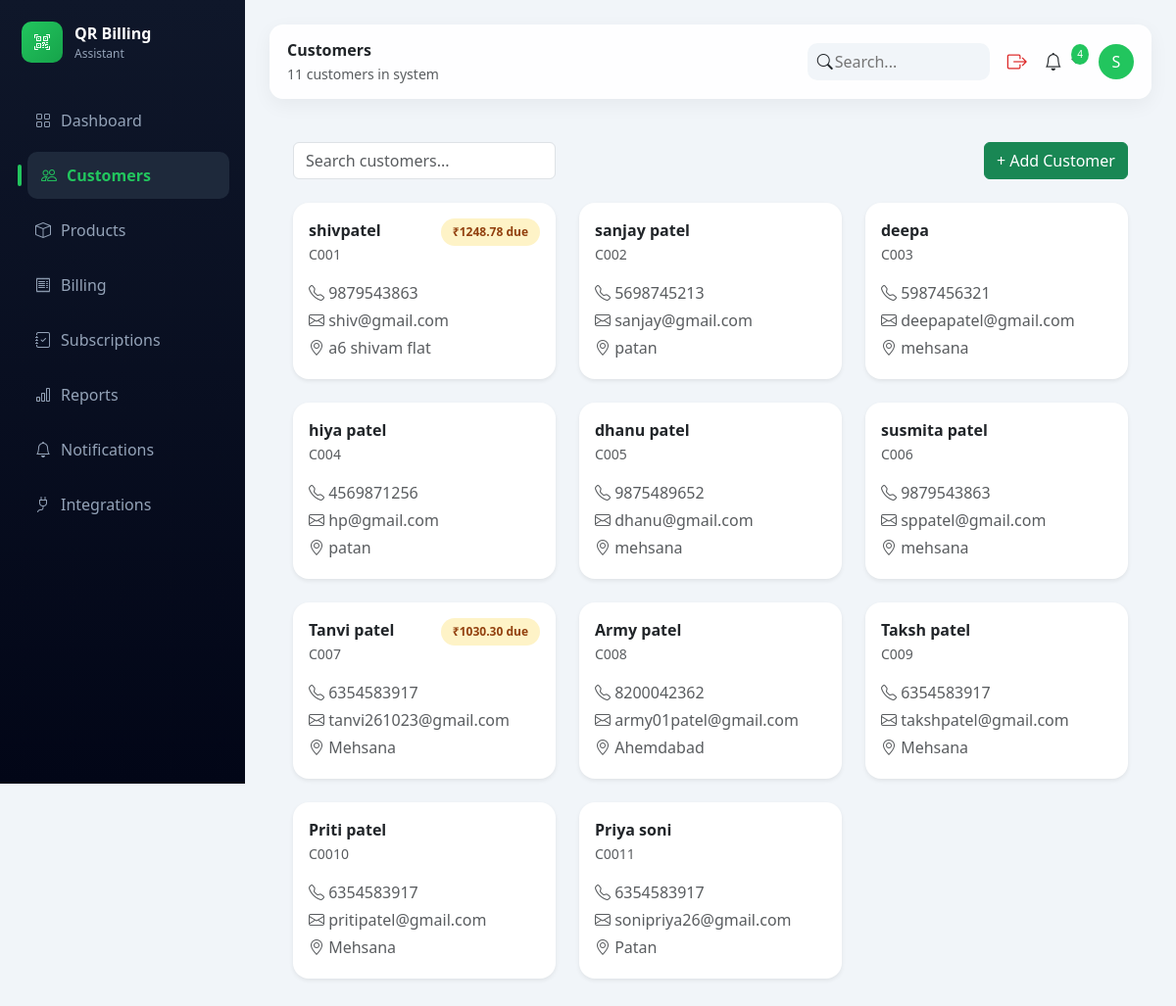
The app's page /billing/customers/ (signed in) with its own data.
### accounts/models.py (models this page shows, shortened)
class User(AbstractUser):
    USER_TYPE = (
        ('admin', 'Admin'),
        ('customer', 'Customer'),
    )
    user_type = models.CharField(max_length=20, choices=USER_TYPE)
    phone = models.CharField(max_length=15, blank=True, null=True)
    profile_image = models.ImageField(
        upload_to='profile_images/',
        blank=True,
        null=True
    )

### billing/models.py (models this page shows, shortened)
class Customer(models.Model):
    user = models.OneToOneField(
        settings.AUTH_USER_MODEL,
        on_delete=models.CASCADE,
        related_name="customer_profile"
    )
    full_name = models.CharField(max_length=100)
    phone = models.CharField(max_length=15)
    address = models.TextField()

### billing/views.py (the view)
# urls.py: path('customers/', admin_customers, name='admin_customers'),
@login_required
def admin_customers(request):
    search_query = request.GET.get("search")
    customers = Customer.objects.select_related("user")
    if search_query:
        customers = customers.filter(
            full_name__icontains=search_query
        )
    customer_data = []
    for customer in customers:
        due_amount = Invoice.objects.filter(
            customer=customer.user
        ).exclude(
            payment_status="PAID"
        ).aggregate(
            total=Sum("total_amount")
        )["total"] or 0
        customer_data.append({
            "customer": customer,
            "due": due_amount
        })
    return render(request, 'dashboard/admin_customers.html', {
        'customers': customer_data,
        'page_title': 'Customers',
        'page_subtitle': f'{len(customer_data)} customers in system',
    })

### notifications/context_processors.py (called while the page is built)
def notification_data(request):
    if request.user.is_authenticated:
        latest_notifications = Notification.objects.filter(
            user=request.user
        ).order_by('-created_at')[:5]
        unread_notifications = Notification.objects.filter(
            user=request.user,
            is_read=False
        ).count()
    else:
        latest_notifications = []
        unread_notifications = 0
    return {
        'latest_notifications': latest_notifications,
        'unread_notifications': unread_notifications
    }

### billing/templates/dashboard/admin_customers.html (shortened to what this page needs)
{% extends "dashboard/base.html" %}
{% block content %}
<link href="https://cdn.jsdelivr.net/npm/bootstrap-icons@1.11.3/font/bootstrap-icons.css" rel="stylesheet">
<div class="dashboard-card p-4">
<div class="row mb-4 align-items-center">
<div class="col-md-4">
<form method="GET">
<input type="text"
name="search"
value="{{ request.GET.search }}"
class="form-control"
placeholder="Search customers...">
</form>
</div>
<div class="col-md-8 text-end">
<button class="btn btn-success"
data-bs-toggle="modal"
data-bs-target="#addCustomerModal">
+ Add Customer
</button>
</div>
</div>
<div class="row g-4">
{% for item in customers %}
<div class="col-md-4">
<div class="card shadow-sm border-0 rounded-4 p-3 customer-card">
<div class="d-flex justify-content-between align-items-start">
<div>
<strong>{{ item.customer.full_name }}</strong><br>
<small class="text-muted">
C00{{ forloop.counter }}
</small>
</div>
{% if item.due > 0 %}
<span class="due-badge">
₹{{ item.due|floatformat:2 }}  due
</span>
{% endif %}
</div>
<p class="mt-3 mb-1 text-muted">
<i class="bi bi-telephone"></i>
{{ item.customer.phone }}
</p>
<p class="mb-1 text-muted">
<i class="bi bi-envelope"></i>
{{ item.customer.user.email }}
</p>
<p class="mb-1 text-muted">
<i class="bi bi-geo-alt"></i>
{{ item.customer.address }}
</p>
</div>
</div>
{% empty %}
<div class="col-12 text-center">
<p class="text-muted">No Customers Found</p>
</div>
{% endfor %}
</div>
</div>
{% endblock %}

### billing/templates/dashboard/base.html (shortened to what this page needs)
{% load static %}
<!DOCTYPE html>
<html>
<head>
<link href="https://cdn.jsdelivr.net/npm/bootstrap@5.3.2/dist/css/bootstrap.min.css" rel="stylesheet">
<link href="https://cdn.jsdelivr.net/npm/bootstrap-icons@1.11.3/font/bootstrap-icons.css" rel="stylesheet">
</head>
<body>
<div class="sidebar">
<div class="logo">
<div class="logo-box"><i class="bi bi-qr-code-scan"></i></div>
<div>
<div class="logo-title">QR Billing</div>
<div class="logo-sub">Assistant</div>
</div>
</div>
<a href="{% url 'admin_dashboard' %}" class="nav-link {% if request.resolver_match.url_name == 'admin_dashboard' %}active{% endif %}">
<i class="bi bi-grid"></i> Dashboard
</a>
<a href="{% url 'admin_customers' %}" class="nav-link {% if request.resolver_match.url_name == 'admin_customers' %}active{% endif %}">
<i class="bi bi-people"></i> Customers
</a>
<a href="{% url 'admin_products' %}" class="nav-link {% if request.resolver_match.url_name == 'admin_products' %}active{% endif %}">
<i class="bi bi-box"></i> Products
</a>
<a href="{% url 'invoice_list' %}" class="nav-link {% if request.resolver_match.url_name == 'invoice_list' %}active{% endif %}">
<i class="bi bi-receipt"></i> Billing
</a>
<a href="{% url 'subscription_page' %}"
   class="nav-link {% if 'subscription' in request.resolver_match.url_name %}active{% endif %}">
   <i class="bi bi-journal-check"></i> Subscriptions
</a>
<a href="{% url 'reports' %}" class="nav-link {% if 'report' in request.resolver_match.url_name %}active{% endif %}">
<i class="bi bi-bar-chart"></i> Reports
</a>
<a href="{% url 'notifications' %}" class="nav-link {% if 'notification' in request.resolver_match.url_name %}active{% endif %}">
<i class="bi bi-bell"></i> Notifications
</a>
<a href="{% url 'integrations_page' %}"
   class="nav-link {% if request.resolver_match.url_name == 'integrations_page' %}active{% endif %}">
   <i class="bi bi-plug"></i> Integrations
</a>
</div>
<div class="main">
<div class="topbar">
<div>
<strong>{{ page_title }}</strong><br>
<small class="text-muted">{{ page_subtitle }}</small>
</div>
<div class="topbar-right">
<form method="GET" action="{% url 'global_search' %}" class="search-box">
<i class="bi bi-search"></i>
<input type="text" name="q" placeholder="Search...">
</form>
<a href="{% url 'logout' %}">
<i class="bi bi-box-arrow-right logout-icon"></i>
</a>
<div class="dropdown">
    <a href="{% url 'notifications' %}"
       class="icon-btn dropdown-toggle text-dark text-decoration-none"
       data-bs-toggle="dropdown"
       onclick="event.preventDefault();">
        <i class="bi bi-bell"></i>
       {% if unread_notifications > 0 %}
        <span class="notification-badge">{{ unread_notifications }}</span>
        {% endif %}
    </a>
</div>
<div style="position:relative">
<div class="profile-circle" onclick="toggleMenu()">
{{ request.user.username|first|upper }}
</div>
</div>
</div>
</div>
{% block content %}{% endblock %}
</div>
</body>
</html>

### billing/templates/dashboard/base.html (style rules this page uses)
body { margin:0; background:#f1f5f9; font-family:'Segoe UI',sans-serif; }
.sidebar { width:250px; height:100vh; position:fixed; background:linear-gradient(180deg,#0f172a,#020617); padding:22px; }
.logo { display:flex; align-items:center; gap:12px; margin-bottom:35px; }
.logo-box { width:42px; height:42px; background:linear-gradient(135deg,#22c55e,#16a34a); border-radius:10px; display:flex; align-items:center; justify-content:center; color:white; }
.logo-title { color:white; font-weight:600; }
.logo-sub { color:#94a3b8; font-size:12px; }
.sidebar .nav-link { color:#94a3b8; margin-bottom:8px; padding:12px 14px; border-radius:10px; display:flex; gap:10px; transition:0.25s; }
.sidebar .nav-link.active { background:#1e293b; color:#22c55e; font-weight:600; position:relative; transform:translateX(6px); }
.sidebar .nav-link.active::before { content:""; position:absolute; left:-10px; top:50%; transform:translateY(-50%); width:4px; height:22px; background:#22c55e; border-radius:4px; }
.main { margin-left:250px; padding:25px; }
.topbar { position:sticky; top:0; z-index:10; background:rgba(255,255,255,0.9); backdrop-filter:blur(10px); padding:14px 18px; border-radius:14px; display:flex; justify-content:space-between; align-items:center; box-shadow:0 6px 20px rgba(0,0,0,0.05); margin-bottom:20px; }
.search-box { display:flex; align-items:center; background:#f1f5f9; border-radius:10px; padding:6px 10px; }
.search-box input { border:none; outline:none; background:transparent; width:150px; }
.topbar-right { display:flex; align-items:center; gap:18px; }
.icon-btn { font-size:18px; position:relative; cursor:pointer; }
.logout-icon { font-size:20px; color:#dc2626; cursor:pointer; transition:0.3s; }
.notification-badge { position:absolute; top:-6px; right:-8px; background:#22c55e; color:white; font-size:10px; padding:3px 6px; border-radius:50%; animation:pulse 1.5s infinite; }
.profile-circle { width:36px; height:36px; border-radius:50%; background:#22c55e; color:white; display:flex; align-items:center; justify-content:center; cursor:pointer; }

### billing/templates/dashboard/admin_customers.html (style rules this page uses)
.customer-card { transition: all 0.25s ease; cursor:pointer; }
.due-badge { background:#FEF3C7; color:#92400E; font-size:12px; padding:5px 12px; border-radius:20px; font-weight:600; white-space:nowrap; }

### records on screen
User: user.username|first "S"
Customer: customer.full_name "shivpatel", due "1248.78", customer.phone "9879543863", customer.user.email "shiv@gmail.com", customer.address "a6 shivam flat"
Customer: customer.full_name "sanjay patel", customer.phone "5698745213", customer.user.email "sanjay@gmail.com", customer.address "patan"
Customer: customer.full_name "deepa", customer.phone "5987456321", customer.user.email "deepapatel@gmail.com", customer.address "mehsana"
Customer: customer.full_name "hiya patel", customer.phone "4569871256", customer.user.email "hp@gmail.com", customer.address "patan"
Customer: customer.full_name "dhanu patel", customer.phone "9875489652", customer.user.email "dhanu@gmail.com", customer.address "mehsana"
Customer: customer.full_name "susmita patel", customer.phone "9879543863", customer.user.email "sppatel@gmail.com", customer.address "mehsana"
Customer: customer.full_name "Tanvi patel", due "1030.30", customer.phone "6354583917", customer.user.email "tanvi261023@gmail.com", customer.address "Mehsana"
Customer: customer.full_name "Army patel", customer.phone "8200042362", customer.user.email "army01patel@gmail.com", customer.address "Ahemdabad"
Customer: customer.full_name "Taksh patel", customer.phone "6354583917", customer.user.email "takshpatel@gmail.com", customer.address "Mehsana"
Customer: customer.full_name "Priti patel", customer.phone "6354583917", customer.user.email "pritipatel@gmail.com", customer.address "Mehsana"
Customer: customer.full_name "Priya soni", customer.phone "6354583917", customer.user.email "sonipriya26@gmail.com", customer.address "Patan"

### other values on screen
{{ page_title }} "Customers"
{{ page_subtitle }} "11 customers in system"
{{ unread_notifications }} "4"
